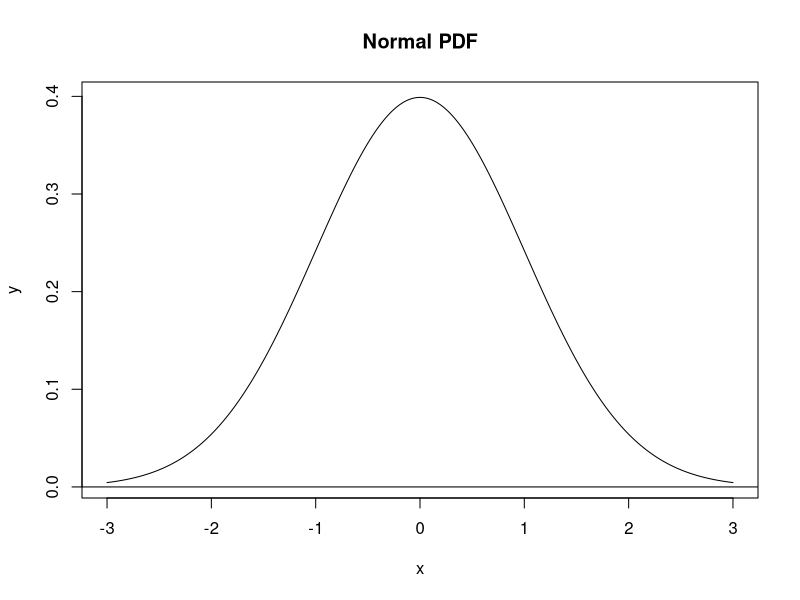
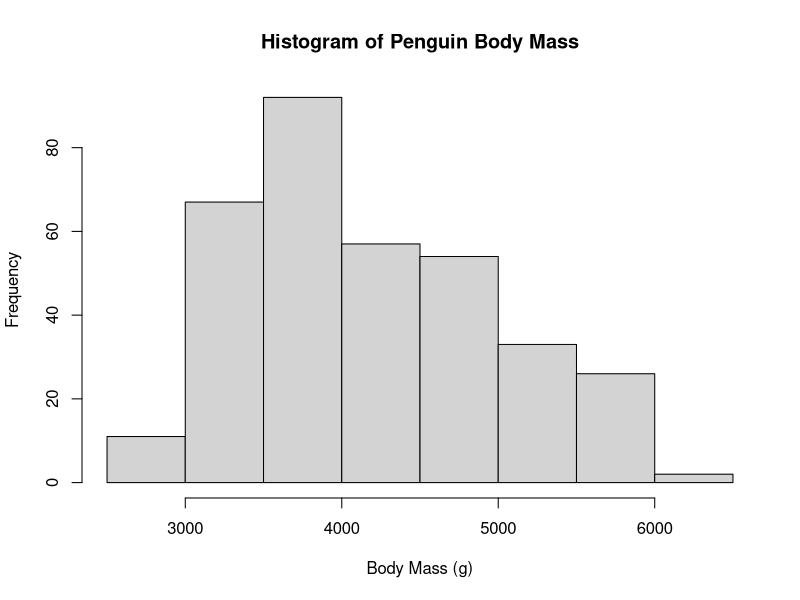
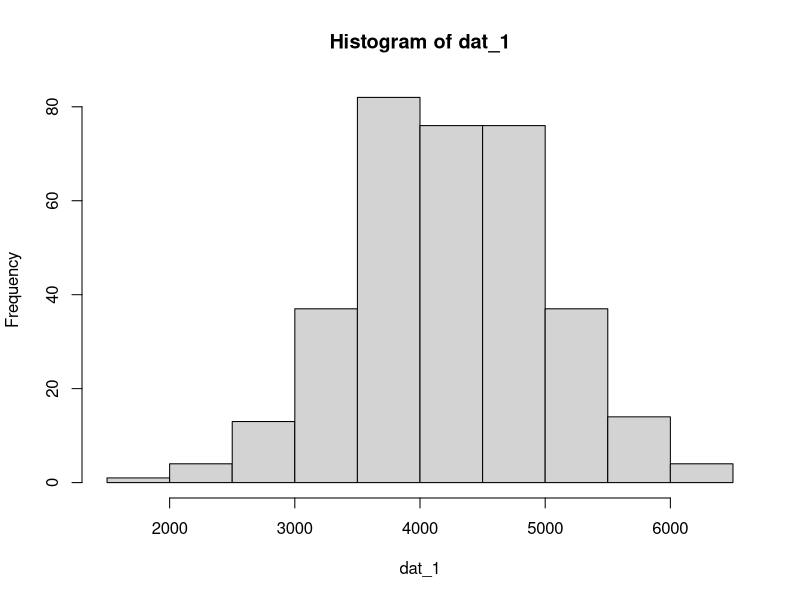
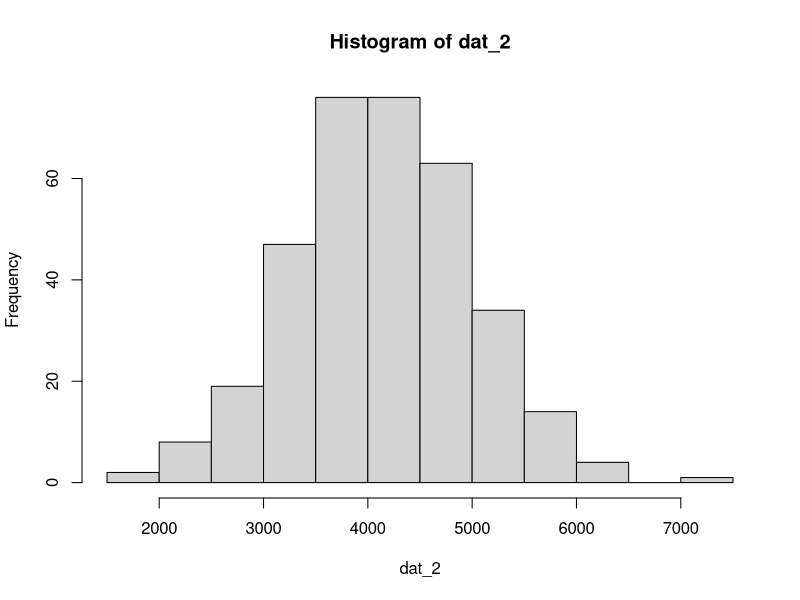
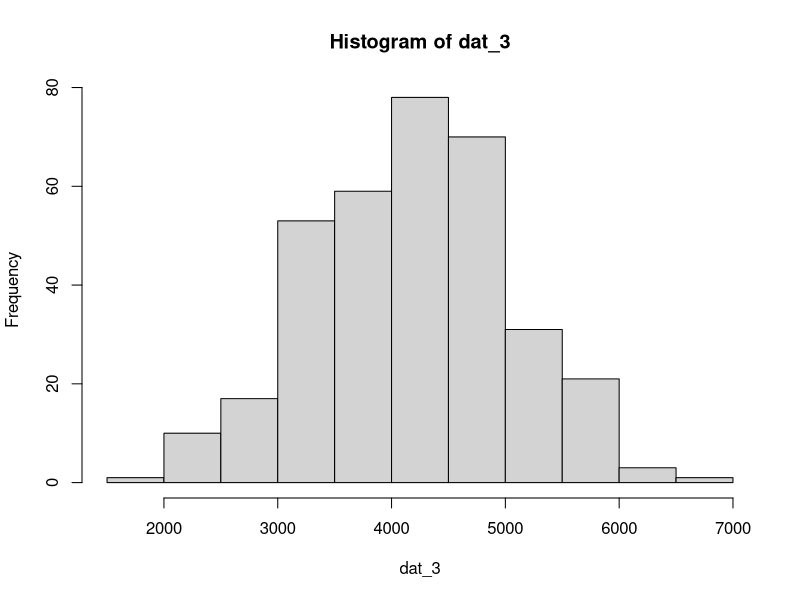
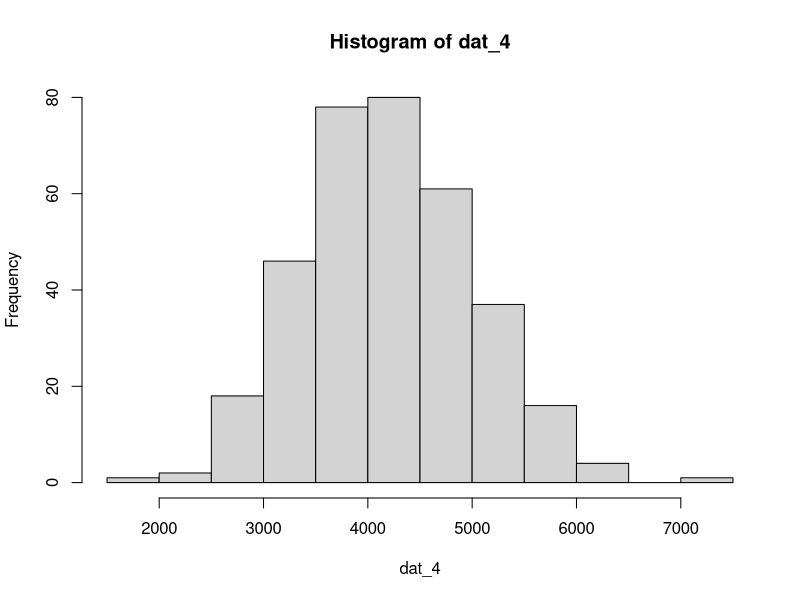
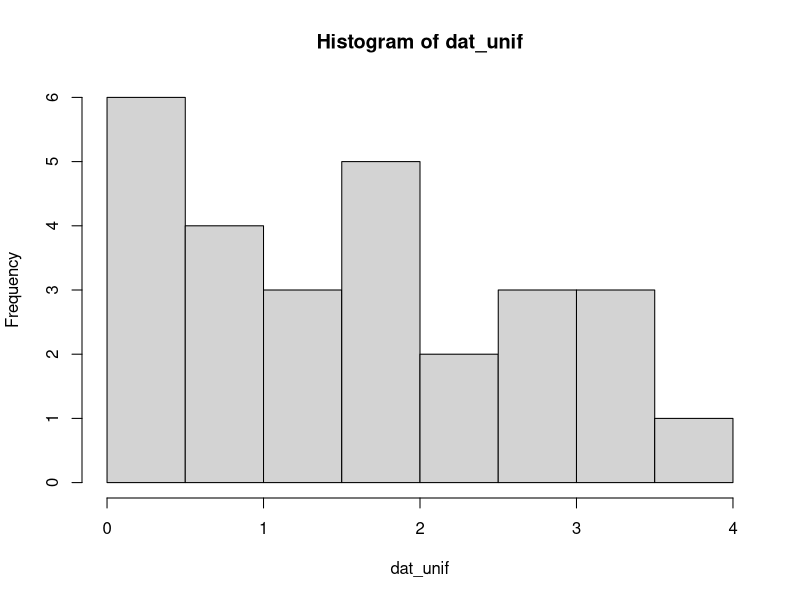
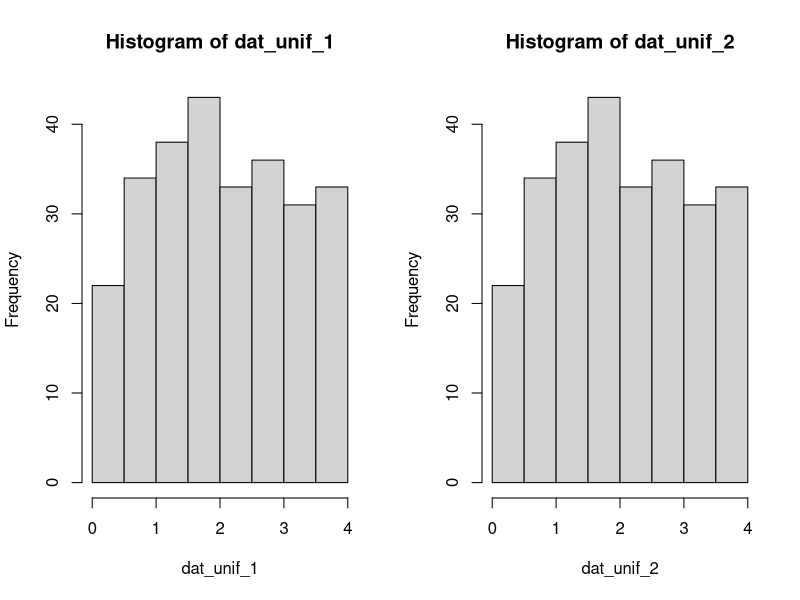

These figures' R source, in order: (Note: this script raises an error after producing the figures.)
x = seq(-3, 3, length.out = 1000)
y = dnorm(x)

plot(x, y, main = "Normal PDF", type = "l")
abline(h = 0)

require(palmerpenguins)
hist(
  penguins$body_mass_g,
  main = "Histogram of Penguin Body Mass",
  xlab = "Body Mass (g)")

mean(penguins$body_mass_g, na.rm = TRUE)
sd(penguins$body_mass_g, na.rm = TRUE)
nrow(penguins)

na.rm = FALSE

set.seed(1)
n_samples = 344
pop_sd = 802
pop_mean = 4202

dat_1 = rnorm(n = n_samples, mean = pop_mean, sd = pop_sd)
dat_2 = rnorm(n = n_samples, mean = pop_mean, sd = pop_sd)
dat_3 = rnorm(n = n_samples, mean = pop_mean, sd = pop_sd)
dat_4 = rnorm(n = n_samples, mean = pop_mean, sd = pop_sd)

par(mfrow = c(1, 1))

hist(dat_1)
hist(dat_2)
hist(dat_3)
hist(dat_4)

set.seed(12)

dat_unif = runif(n = 27, min = 0, max = 4)
hist(dat_unif)

set.seed(1)
dat_unif_1 = runif(n = 270, min = 0, max = 4)
set.seed(1)
dat_unif_2 = runif(n = 270, min = 0, max = 4)

par(mfrow = c(1, 2))
hist(dat_unif_1)
hist(dat_unif_2)

set.seed(123)
n = 17
slope = 0.7
intcp = 0.2

guess_x = 6
guess_y = 4
guess_slope = 0.72

x = runif(n = n, min = 1, max = 10)
y = rnorm(n = n, mean = slope * x + intcp)

plot(x, y, pch = 16)
curve(line_point_slope(x, guess_x, guess_y, guess_slope), add = T)



line_point_slope = function(x, x1, y1, slope)
{
  get_y_intercept = 
    function(x1, y1, slope) 
      return(-(x1 * slope) + y1)
  
  linear = 
    function(x, yint, slope) 
      return(yint + x * slope)
  
  return(linear(x, get_y_intercept(x1, y1, slope), slope))
}

n_pts = 10
x_min = 1
x_max = 10
x = runif(n = n_pts, min = x_min, max = x_max)

dat = data.frame(x = x, y_observed = rnorm(n_pts))

plot(y_observed ~ x, data = dat, pch = 8)

n_pts = 10
x_min = 1
x_max = 10
x = runif(n = n_pts, min = x_min, max = x_max)

dat = data.frame(x = x, y_observed = rnorm(n_pts))

plot(y_observed ~ x, data = dat, pch = 8)

guess_x = 6
guess_y = 0
guess_slope = 0.1

plot(y_observed ~ x, data = dat, pch = 8)
curve(line_point_slope(x, guess_x, guess_y, guess_slope), add = T)

line_point_slope(dat$x, guess_x, guess_y, guess_slope)

dat$y_predicted <- c(
  0.1012500,-0.1241179,0.2093763,-0.4074218,-0.1085965,0.3864613,0.3037460,0.2978222,-0.3424526,-0.3823739
)

dat$resids <- dat$y_predicted - dat$y_observed

sum(dat$resids)

plot(dat$resids ~ dat$y_observed)

hist(dat$resids)

vec <- c(norm_17,norm_30,norm_300,norm_3000)

set.seed(1)
pop_sd = 2.4
pop_mean = 10.4

norm_17 = rnorm(n = 17, mean = 10.4, sd = 2.4)
norm_30 = rnorm(n = 30, mean = 10.4, sd = 2.4)
norm_300 = rnorm(n = 300, mean = 10.4, sd = 2.4)
norm_3000 = rnorm(n = 3000, mean = 10.4, sd = 2.4)

par(mfrow = c(2,2))

hist(norm_17,main = "Sample Size of 17", xlab = "17 Samples", col = "hotpink")
hist(norm_30,main = "Sample Size of 30", xlab = "30 Samples", col = "darkgreen")
hist(norm_300,main = "Sample Size of 300", xlab = "300 Samples",col = "lightgreen")
hist(norm_3000,main = "Sample Size of 3000", xlab = "3000 Samples", col = "lightpink")



require(here)
png(
  filename = here("images", "lab_04_hist_01.png"),
  width = 1500, height = 1600, 
  res = 180)

dev.off()

x = seq(-6, 30, length.out = 1000)
y = dnorm(x, mean = 10.4, sd = 2.4)

plot(x, y, main = "Normal PDF: mean=10.4 & sd=2.4", type = "l", xlim = c(0, 25), ylim = c(0,0.2))
abline(h = 0)

pdf(
  file = here("images","norm_1.pdf")
  )

n_pts = 30
x_min = 3
x_max = 30
x = runif(n = n_pts, min = x_min, max = x_max)
dat = data.frame(x = x, y_observed = rnorm(n_pts))

set.seed(1)
par(mfrow = c(1, 1))

plot(dat, ylim=c(-1.5,2), main="Plot Random Data",
     col = "#CD8C95"
)

hist(dat$x,
     col = "#FFC0CB", border = "#FFE4E1", main = "Hist of Random Data"
     )

boxplot(dat,
        col = "#DEB887",border = "#8B7355", main = "Box Plot Random Data"
        )

dotchart(dat$x,
         col = "mediumpurple4", main = "Dotchart Random Data"
           )

require(here)
pdf(
  file = here("images","Random_Plot_Data.pdf")
)

require(here)
png(
  filename = here("images", "Random_Plot_Data.png"),
  width = 1500, height = 1600, 
  res = 180)

dev.off()



n_pts = 100 
x_min = 0 
x_max = 11.01 
x = runif(n = n_pts, min = x_min, max = x_max) 
dat = data.frame(x = x, y_observed = rnorm(n_pts)) 
plot(dat, ylim= c(-2.85, 3), main = "LPS of Random Data", pch = 10, cex = 1.5, col =  "#9932CC") 
line_point_slope = function(x, x1, y1, slope) 
{ 
  get_y_intercept =  
    function(x1, y1, slope)  
      return(-(x1 * slope) + y1) 
  
  linear =  
    function(x, yint, slope)  
      return(yint + x * slope) 
  
  return(linear(x, get_y_intercept(x1, y1, slope), slope)) } 
x= dat$x 
x1= 5 
y1 = 0.4 
slope1= 0.2 

curve(
  line_point_slope(
    x,
    x1,
    y1,
    slope1
  ),
  add= TRUE
)

line_point_slope(
  dat$x,
  x1,
  y1,
  slope1
)


require(here)
pdf(
  file = here("images","Random_LPS_Data.pdf")
)

dev.off()

par(mfrow = c(1,2))

dat$y_predicted= c(line_point_slope(x,x1,y1,slope1))

dat$resids= c(dat$y_predicted-dat$y_observed)

hist(dat$resids, main = "Hist of LPS", col= "#FF6EB4")

plot(dat$resids - dat$y_predicted, main = "Plot of LPS", col="#B03060")

require(here)
pdf(
  file = here("images","LPS_RandomData_Graphs.pdf")
)

dev.off()




View(dat)
abine()